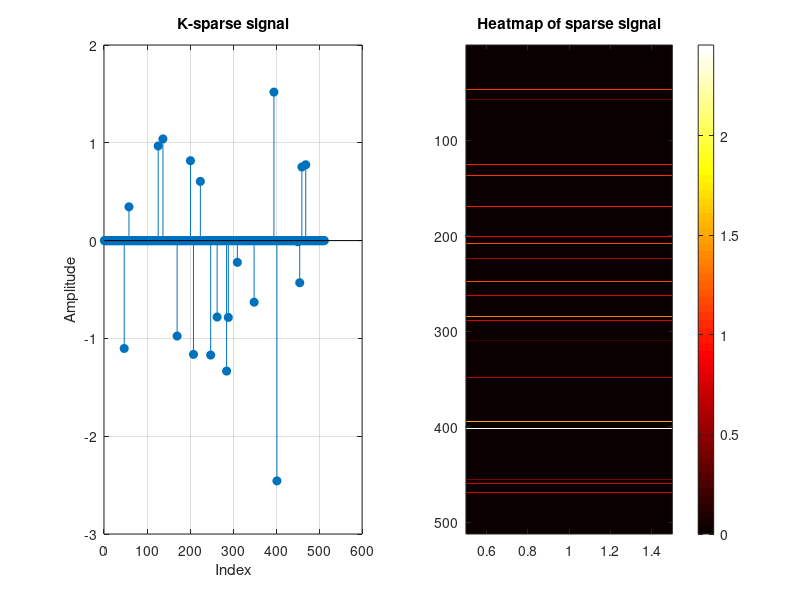

Here is the MATLAB script that generated this plot:
close all; clear all; clc;

% Define parameters
N = 512; 
K = 20; 
M = 6*K;

% Construction of K-sparse signal
x=zeros(N,1); 
x(randperm(N,K))=randn(K,1);
x_sparse = x;

psi = dct(N); %dct là đẹp

% Sensing matrix construction
phi=randn(M,N);

% Sensing using CS 
y=phi*x;
y_cp =y;
% save('y_sparse_v1.mat','phi','y_cp','x_sparse',"psi");
% save('y_sparse_v1_plot.mat');

%% Plot
figure;
subplot(1,2,1);
stem(x_sparse,'filled');
title('K-sparse signal');
xlabel('Index'); ylabel('Amplitude');
grid on;

subplot(1,2,2);
imagesc(abs(x_sparse)); 
colormap('hot'); colorbar;
title('Heatmap of sparse signal');
